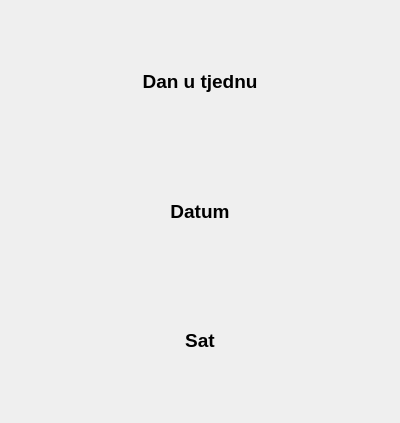
<?xml version="1.0" encoding="UTF-8"?>
<ui version="4.0">
 <class>Form</class>
 <widget class="QWidget" name="Form">
  <property name="geometry">
   <rect>
    <x>0</x>
    <y>0</y>
    <width>400</width>
    <height>423</height>
   </rect>
  </property>
  <property name="windowTitle">
   <string>Form</string>
  </property>
  <layout class="QVBoxLayout" name="verticalLayout_2">
   <item>
    <widget class="QFrame" name="frame">
     <property name="frameShape">
      <enum>QFrame::NoFrame</enum>
     </property>
     <property name="frameShadow">
      <enum>QFrame::Raised</enum>
     </property>
     <property name="lineWidth">
      <number>3</number>
     </property>
     <layout class="QVBoxLayout" name="verticalLayout">
      <item>
       <widget class="QLabel" name="lcd_day">
        <property name="styleSheet">
         <string notr="true">font: 24pt &quot;QuiverItal&quot;;
font: 20pt &quot;Distant Galaxy&quot;;</string>
        </property>
        <property name="text">
         <string>&lt;html&gt;&lt;head/&gt;&lt;body&gt;&lt;p&gt;&lt;span style=&quot; font-size:14pt; font-weight:600;&quot;&gt;Dan u tjednu&lt;/span&gt;&lt;/p&gt;&lt;/body&gt;&lt;/html&gt;</string>
        </property>
        <property name="alignment">
         <set>Qt::AlignCenter</set>
        </property>
       </widget>
      </item>
      <item>
       <widget class="QLabel" name="lcd_date">
        <property name="styleSheet">
         <string notr="true">font: 24pt &quot;QuiverItal&quot;;
font: 20pt &quot;Distant Galaxy&quot;;</string>
        </property>
        <property name="text">
         <string>&lt;html&gt;&lt;head/&gt;&lt;body&gt;&lt;p&gt;&lt;span style=&quot; font-size:14pt; font-weight:600;&quot;&gt;Datum&lt;/span&gt;&lt;/p&gt;&lt;/body&gt;&lt;/html&gt;</string>
        </property>
        <property name="alignment">
         <set>Qt::AlignCenter</set>
        </property>
       </widget>
      </item>
      <item>
       <widget class="QLabel" name="lcd_time">
        <property name="styleSheet">
         <string notr="true">font: 24pt &quot;QuiverItal&quot;;
font: 20pt &quot;Distant Galaxy&quot;;</string>
        </property>
        <property name="text">
         <string>&lt;html&gt;&lt;head/&gt;&lt;body&gt;&lt;p&gt;&lt;span style=&quot; font-size:14pt; font-weight:600;&quot;&gt;Sat&lt;/span&gt;&lt;/p&gt;&lt;/body&gt;&lt;/html&gt;</string>
        </property>
        <property name="alignment">
         <set>Qt::AlignCenter</set>
        </property>
       </widget>
      </item>
     </layout>
    </widget>
   </item>
  </layout>
 </widget>
 <resources/>
 <connections/>
</ui>
